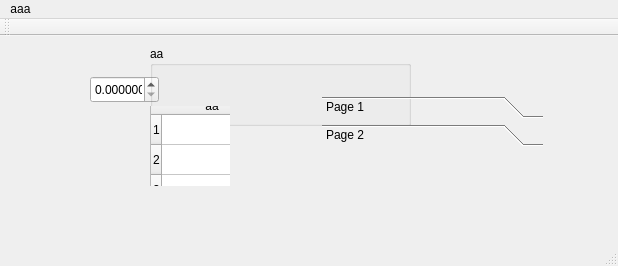
<?xml version="1.0" encoding="UTF-8"?>
<ui version="4.0">
 <class>MainWindow</class>
 <widget class="QMainWindow" name="MainWindow">
  <property name="geometry">
   <rect>
    <x>0</x>
    <y>0</y>
    <width>618</width>
    <height>266</height>
   </rect>
  </property>
  <property name="windowTitle">
   <string>MainWindow</string>
  </property>
  <widget class="QWidget" name="centralWidget">
   <widget class="QDoubleSpinBox" name="doubleSpinBox">
    <property name="geometry">
     <rect>
      <x>90</x>
      <y>40</y>
      <width>69</width>
      <height>27</height>
     </rect>
    </property>
    <property name="prefix">
     <string notr="true"/>
    </property>
    <property name="decimals">
     <number>6</number>
    </property>
   </widget>
   <widget class="QGroupBox" name="groupBox">
    <property name="geometry">
     <rect>
      <x>150</x>
      <y>10</y>
      <width>261</width>
      <height>80</height>
     </rect>
    </property>
    <property name="title">
     <string>aa</string>
    </property>
   </widget>
   <widget class="QWidget" name="widget" native="true">
    <property name="geometry">
     <rect>
      <x>110</x>
      <y>70</y>
      <width>120</width>
      <height>80</height>
     </rect>
    </property>
    <widget class="QTableWidget" name="tableWidget">
     <property name="geometry">
      <rect>
       <x>40</x>
       <y>-10</y>
       <width>371</width>
       <height>221</height>
      </rect>
     </property>
     <property name="rowCount">
      <number>3</number>
     </property>
     <property name="columnCount">
      <number>3</number>
     </property>
     <row/>
     <row/>
     <row/>
     <column>
      <property name="text">
       <string>aa</string>
      </property>
     </column>
     <column/>
     <column/>
    </widget>
   </widget>
   <widget class="QToolBox" name="toolBox">
    <property name="geometry">
     <rect>
      <x>322</x>
      <y>60</y>
      <width>221</width>
      <height>135</height>
     </rect>
    </property>
    <property name="currentIndex">
     <number>1</number>
    </property>
    <widget class="QWidget" name="page">
     <property name="geometry">
      <rect>
       <x>0</x>
       <y>0</y>
       <width>221</width>
       <height>73</height>
      </rect>
     </property>
     <attribute name="label">
      <string>Page 1</string>
     </attribute>
    </widget>
    <widget class="QWidget" name="page_2">
     <property name="geometry">
      <rect>
       <x>0</x>
       <y>0</y>
       <width>221</width>
       <height>73</height>
      </rect>
     </property>
     <attribute name="label">
      <string>Page 2</string>
     </attribute>
    </widget>
   </widget>
  </widget>
  <widget class="QMenuBar" name="menuBar">
   <property name="geometry">
    <rect>
     <x>0</x>
     <y>0</y>
     <width>618</width>
     <height>28</height>
    </rect>
   </property>
   <widget class="QMenu" name="menuAaa">
    <property name="title">
     <string>aaa</string>
    </property>
   </widget>
   <addaction name="menuAaa"/>
  </widget>
  <widget class="QToolBar" name="mainToolBar">
   <attribute name="toolBarArea">
    <enum>TopToolBarArea</enum>
   </attribute>
   <attribute name="toolBarBreak">
    <bool>false</bool>
   </attribute>
  </widget>
  <widget class="QStatusBar" name="statusBar"/>
 </widget>
 <layoutdefault spacing="6" margin="11"/>
 <resources/>
 <connections/>
</ui>
